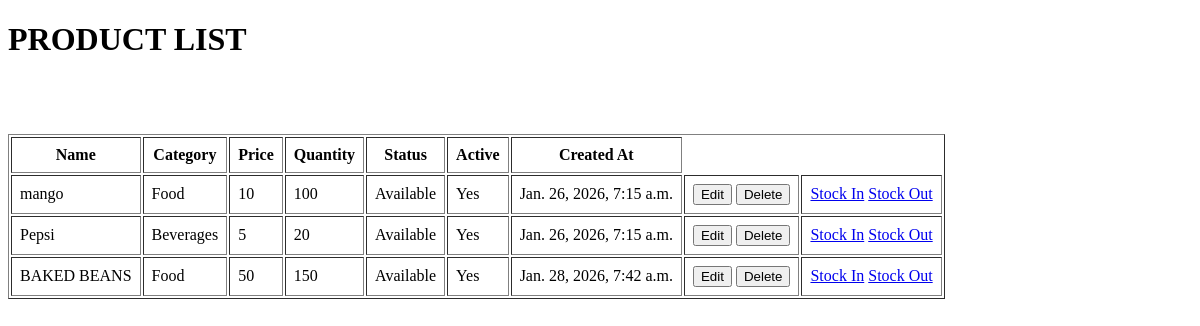
Before: /product_list with the older database file.
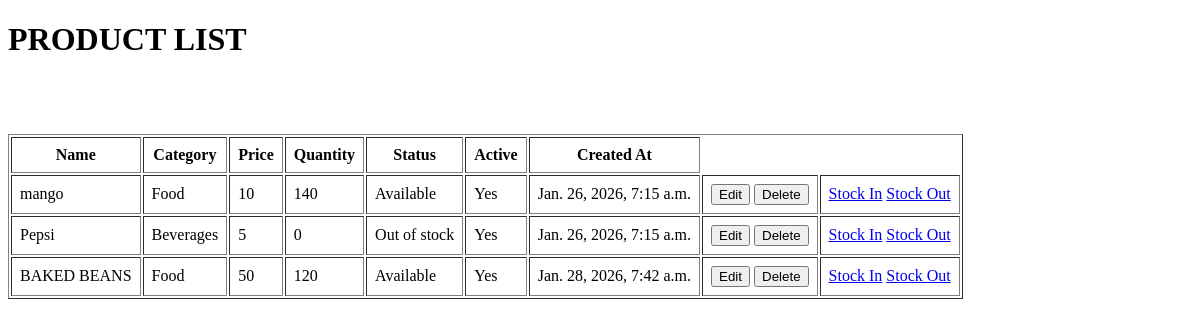
After: the same page with the newer database file.
### inventory/models.py (models this page shows, shortened)
class Product(models.Model):
    STATUS = [
        ('available','Available'),
        ('out_of_stock','Out of stock')
    ]
    name = models.CharField(max_length=100)
    category = models.ForeignKey(Category,on_delete=models.CASCADE)
    price = models.IntegerField()
    quantity = models.PositiveIntegerField()
    status = models.CharField(max_length=20,choices=STATUS,default='available')
    is_active = models.BooleanField(default=True)
    created_at = models.DateTimeField(auto_now_add=True)
    updated_at =models.DateTimeField(auto_now=True)

class Category(models.Model):
    name = models.CharField(max_length=100)
    is_active = models.BooleanField(default=True)
    created_at = models.DateTimeField(auto_now_add=True)

### inventory/views.py (the view)
# urls.py: path('product_list',views.product_list,name='product_list'),
def product_list(request):
    products = Product.objects.filter(is_active=True)
    return render(request,'product_list.html',{'products':products})

### Template/product_list.html (shortened to what this page needs)
<!DOCTYPE html>
<html lang="en">
<head>
</head>
<body>
    <h1>PRODUCT LIST</h1>
    <table border="1" cellpadding="8">
        <tr>
            <th>Name</th>
            <th>Category</th>
            <th>Price</th>
            <th>Quantity</th>
            <th>Status</th>
            <th>Active</th>
            <th>Created At</th>
        </tr>
        {% for product in products %}
        <tr>
            <td>{{ product.name }}</td>
            <td>{{ product.category.name }}</td>
            <td>{{ product.price }}</td>
            <td>{{ product.quantity }}</td>
            <td>{{ product.get_status_display }}</td>
            <td>
                {% if product.is_active %}
                    Yes
                {% else %}
                    No
                {% endif %}
            </td>
            <td>{{ product.created_at }}</td>
            <td>
                <a href="{% url 'update_product' product.id %}"><button>Edit</button></a>
                <a href="{% url 'delete_product' product.id %}"><button>Delete</button></a>
            </td><br>
            <td>
                <a href="{% url 'stock_in' product.id %}">Stock In</a>
                <a href="{% url 'stock_out' product.id %}">Stock Out</a>
            </td>
        </tr>
        {% empty %}
        <tr>
            <td colspan="7">No products found.</td>
        </tr>
        {% endfor %}
    </table>
</body>
</html>

Changed rows visible on the page:
changed Product "mango": quantity "100" → "140"
changed Product "Pepsi": quantity "20" → "0"; status "Available" → "Out of stock"
changed Product "BAKED BEANS": quantity "150" → "120"
